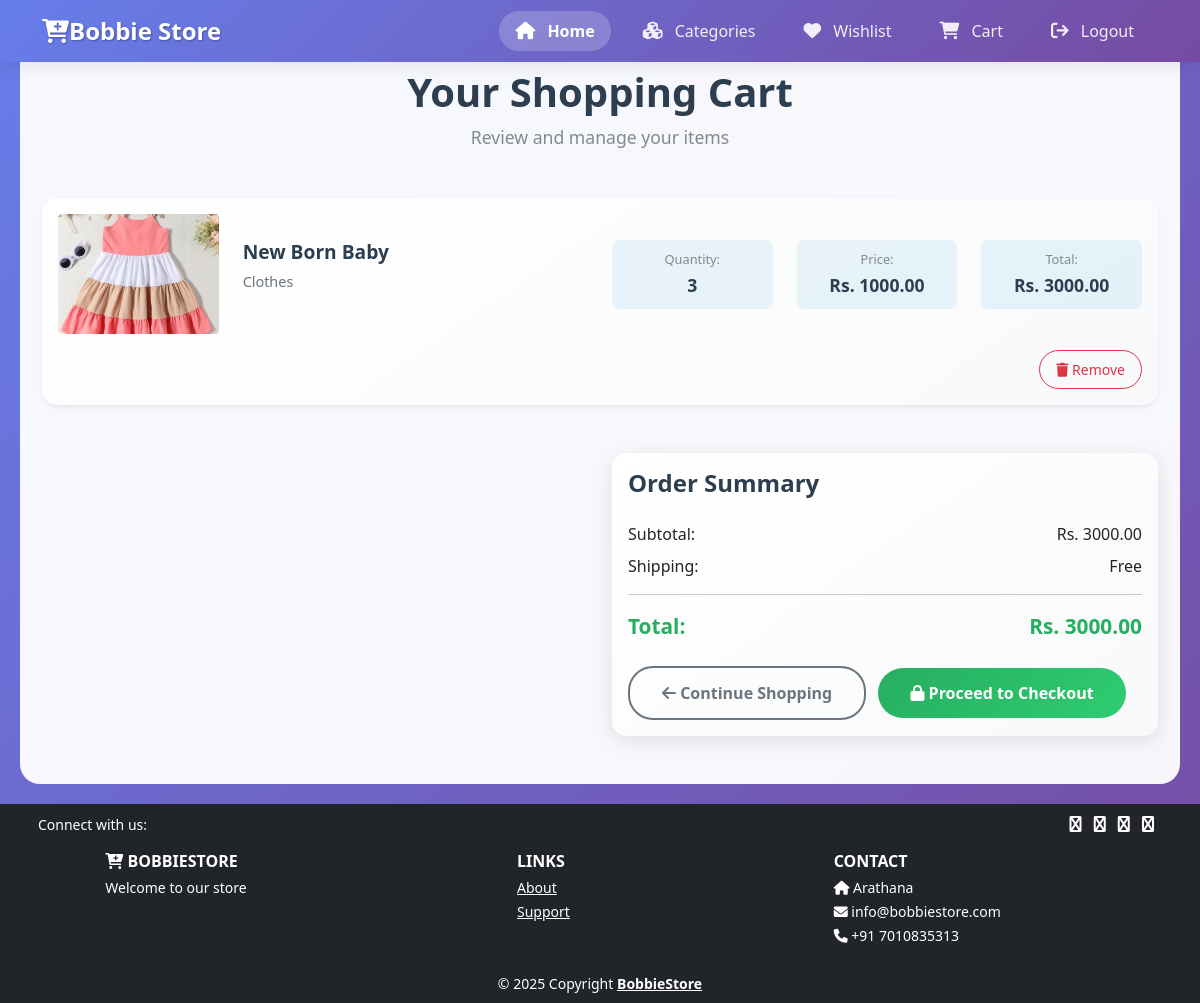
The page /cart/ (signed in) on the database its author committed.
### Shop/models.py (models this page shows, shortened)
class Cart(models.Model):
    user = models.ForeignKey(User, on_delete=models.CASCADE, related_name='cart_items')
    product = models.ForeignKey(Product, on_delete=models.CASCADE, related_name='cart_products')
    quantity = models.PositiveIntegerField(default=1)
    added_at = models.DateTimeField(auto_now_add=True)
    class Meta:
        unique_together = ('user', 'product')
    @property
    def total_price(self):
        return self.quantity * self.product.selling_price

class Product(models.Model):
    category = models.ForeignKey(Category, on_delete=models.CASCADE, related_name='products')
    name = models.CharField(max_length=100)
    description = models.TextField()
    price = models.DecimalField(max_digits=10, decimal_places=2)
    quantity = models.IntegerField(default=0)
    product_image = models.ImageField(upload_to='product_image', blank=True, null=True)
    status = models.BooleanField(default=True)
    original_price = models.DecimalField(max_digits=10, decimal_places=2, default=0)
    selling_price = models.DecimalField(max_digits=10, decimal_places=2, default=0)
    trending = models.BooleanField(default=False)
    created_at = models.DateTimeField(auto_now_add=True)
    class Meta:
        ordering = ['-created_at']

class Category(models.Model):
    name = models.CharField(max_length=100)
    description = models.TextField()
    category_image = models.ImageField(upload_to='category_image', blank=True, null=True)
    status = models.BooleanField(default=True)
    created_at = models.DateTimeField(auto_now_add=True)
    class Meta:
        verbose_name_plural = "Categories"

### Shop/views.py (the view)
# urls.py: path('cart/', views.cart, name='cart'),
def cart(request):
    if request.user.is_authenticated:
        cart_items = Cart.objects.filter(user=request.user)
        total_price = sum(item.product.selling_price * item.quantity for item in cart_items)
        return render(request, "cart.html", {"cart_items": cart_items, "total_price": total_price})
    else:
        messages.warning(request, "Please login to view your cart.")
        return redirect('login')

### Shop/templates/cart.html (shortened to what this page needs)
{% extends 'main.html' %}
{% load static %}
{% block content %}
<section class="cart-section py-5">
    <div class="container">
        <div class="cart-header text-center mb-5">
            <h2 class="cart-title">Your Shopping Cart</h2>
            <p class="cart-subtitle">Review and manage your items</p>
        </div>
        {% if cart_items %}
        <div class="cart-items">
            {% for item in cart_items %}
            <div class="cart-item card mb-4 shadow-sm">
                <div class="card-body">
                    <div class="row align-items-center">
                        <div class="col-md-2">
                            {% if item.product.product_image %}
                            <img src="{{ item.product.product_image.url }}" alt="{{ item.product.name }}" class="cart-item-image img-fluid rounded">
                            {% else %}
                            <img src="{% static 'images/default-product.jpg' %}" alt="{{ item.product.name }}" class="cart-item-image img-fluid rounded">
                            {% endif %}
                        </div>
                        <div class="col-md-4">
                            <h5 class="cart-item-name">{{ item.product.name }}</h5>
                            <p class="cart-item-category text-muted">{{ item.product.category.name }}</p>
                        </div>
                        <div class="col-md-2">
                            <div class="quantity-controls">
                                <span class="quantity-label">Quantity:</span>
                                <span class="quantity-value">{{ item.quantity }}</span>
                            </div>
                        </div>
                        <div class="col-md-2">
                            <div class="price-info">
                                <span class="price-label">Price:</span>
                                <span class="price-value">Rs. {{ item.product.selling_price }}</span>
                            </div>
                        </div>
                        <div class="col-md-2">
                            <div class="total-info">
                                <span class="total-label">Total:</span>
                                <span class="total-value">Rs. {{ item.total_price }}</span>
                            </div>
                        </div>
                    </div>
                    <div class="row mt-3">
                        <div class="col-12 text-end">
                            <form action="{% url 'remove_from_cart' item.id %}" method="post" class="d-inline">
                                <button type="submit" class="btn btn-outline-danger btn-sm remove-btn">
                                    <i class="fas fa-trash"></i> Remove
                                </button>
                            </form>
                        </div>
                    </div>
                </div>
            </div>
            {% endfor %}
        </div>
        <div class="cart-summary mt-5">
            <div class="row justify-content-end">
                <div class="col-md-6">
                    <div class="summary-card card">
                        <div class="card-body">
                            <h4 class="summary-title">Order Summary</h4>
                            <div class="summary-details">
                                <div class="d-flex justify-content-between mb-2">
                                    <span>Subtotal:</span>
                                    <span>Rs. {{ total_price }}</span>
                                </div>
                                <div class="d-flex justify-content-between mb-3">
                                    <span>Shipping:</span>
                                    <span>Free</span>
                                </div>
                                <hr>
                                <div class="d-flex justify-content-between total-price">
                                    <strong>Total:</strong>
                                    <strong>Rs. {{ total_price }}</strong>
                                </div>
                            </div>
                            <div class="cart-actions mt-4">
                                <a href="{% url 'products_index' %}" class="btn btn-outline-secondary me-2 continue-shopping-btn">
                                    <i class="fas fa-arrow-left"></i> Continue Shopping
                                </a>
                                <a href="{% url 'checkout' %}" class="btn btn-success checkout-btn">
                                    <i class="fas fa-lock"></i> Proceed to Checkout
                                </a>
                            </div>
                        </div>
                    </div>
                </div>
            </div>
        </div>
        {% endif %}
    </div>
</section>
<link rel="stylesheet" href="https://cdnjs.cloudflare.com/ajax/libs/font-awesome/6.0.0/css/all.min.css">
{% endblock content %}

### Shop/templates/cart.html (style rules this page uses)
body { font-family: 'Segoe UI', Tahoma, Geneva, Verdana, sans-serif; background: linear-gradient(135deg, #667eea 0%, #764ba2 100%); min-height: 100vh; }
.cart-section { background: rgba(255, 255, 255, 0.95); border-radius: 20px; margin: 20px; animation: fadeInUp 0.8s ease; }
.cart-title { color: #2c3e50; font-weight: 700; font-size: 2.5rem; margin-bottom: 0.5rem; animation: slideInDown 0.6s ease; }
.cart-subtitle { color: #7f8c8d; font-size: 1.1rem; animation: slideInDown 0.8s ease; }
.cart-item { border: none; border-radius: 15px; transition: all 0.3s ease; background: linear-gradient(145deg, #ffffff, #f8f9fa); }
.cart-item-image { width: 100%; height: 120px; object-fit: cover; border-radius: 10px; transition: transform 0.3s ease; }
.cart-item-name { color: #2c3e50; font-weight: 600; font-size: 1.2rem; margin-bottom: 0.5rem; }
.cart-item-category { font-size: 0.9rem; }
.quantity-controls, .price-info, .total-info { padding: 10px; background: rgba(52, 152, 219, 0.1); border-radius: 8px; text-align: center; }
.quantity-label, .price-label, .total-label { display: block; font-size: 0.8rem; color: #7f8c8d; margin-bottom: 0.2rem; }
.quantity-value, .price-value, .total-value { display: block; font-weight: 600; color: #2c3e50; font-size: 1.1rem; }
.remove-btn { border-radius: 20px; padding: 0.5rem 1rem; transition: all 0.3s ease; }
.summary-card { border: none; border-radius: 15px; background: linear-gradient(145deg, #ffffff, #f8f9fa); box-shadow: 0 5px 20px rgba(0, 0, 0, 0.1); animation: slideInRight 0.8s ease; }
.summary-title { color: #2c3e50; font-weight: 600; margin-bottom: 1.5rem; }
.total-price { font-size: 1.3rem; color: #27ae60; }
.continue-shopping-btn, .checkout-btn, .start-shopping-btn { border-radius: 25px; padding: 0.8rem 2rem; font-weight: 600; transition: all 0.3s ease; border-width: 2px; }
.continue-shopping-btn { color: #6c757d; border-color: #6c757d; }
.checkout-btn { background: linear-gradient(135deg, #27ae60, #2ecc71); border: none; }

### rows shown on the page
Cart: product.product_image (picture), product.name "New Born Baby", product.category.name "Clothes", quantity "3", product.selling_price "1000.00", total_price "3000.00"

### other values the page prints
{{ total_price }} "3000.00"
